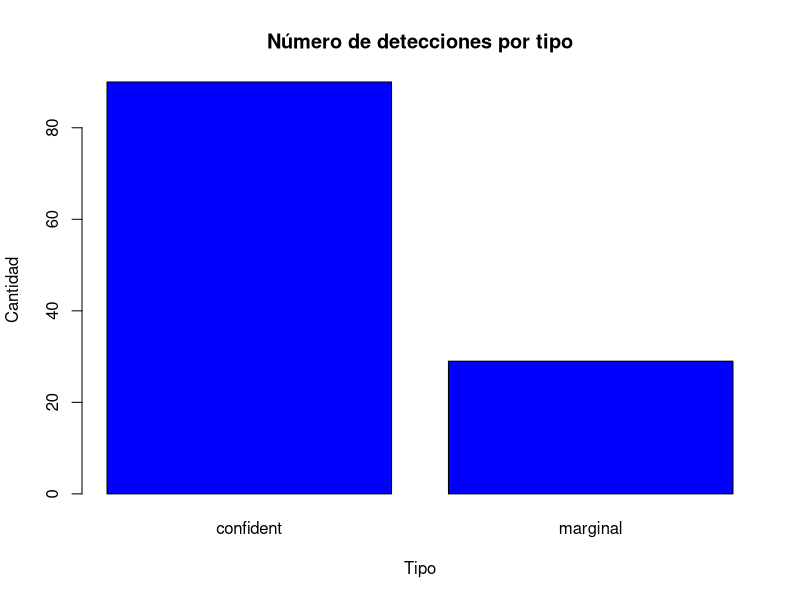
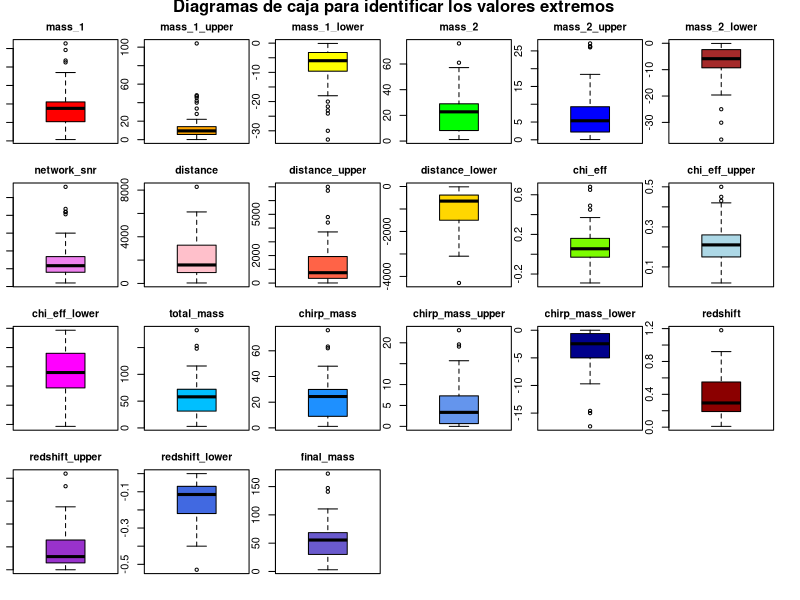

R code for these plots, in order:
## ---- chunk 1
knitr::opts_chunk$set(echo = TRUE)
## ---- chunk 2
# https://cran.r-project.org/web/packages/ggplot2/index.html
if (!require('ggplot2')) install.packages('ggplot2'); library('ggplot2')
# https://cran.r-project.org/web/packages/dplyr/index.html
if (!require('dplyr')) install.packages('dplyr'); library('dplyr')
## ---- chunk 3
dataset <- read.csv('../dataset/detecciones_ondas_gravitacionales.csv',                             stringsAsFactors = FALSE)
filas=dim(dataset)[1]
## ---- chunk 4
str(dataset)
## ---- chunk 5
 dataset$false_alarm_rate <- as.numeric(dataset$false_alarm_rate)
 dataset$p_astro <- as.numeric(dataset$p_astro)
 dataset$final_mass <- as.numeric(dataset$final_mass)

## ---- chunk 6
dataset$fecha <- as.POSIXct(dataset$gps, origin="1980-01-06", tz="UTC")
## ---- chunk 7
library(stringr)
dataset$tipo <- ifelse(str_detect(dataset$release, "confident"), "confident", "marginal")
## ---- chunk 8
plot(factor(dataset$tipo),main="Número de detecciones por tipo",xlab="Tipo"
     , ylab="Cantidad",col = "blue")
## ---- chunk 9
# Eliminamos las filas de las ondas gravitacionales no confirmadas
dt_confident <- dataset[dataset$tipo!='marginal',]
## ---- chunk 10
summary(dt_confident)
## ---- chunk 11
# Lo hacemos así porque hemos tenido problemas con la librería missForest
colSums(is.na(dt_confident))
## ---- chunk 12
# Tomamos los registros con valores NA
vacios <- which(is.na(dt_confident$final_mass)) 

# Generamos nuestro modelo de regresión lineal
modelo_fm <- lm(final_mass ~ mass_1+mass_2+chirp_mass, data=dt_confident)

# Evaluamos el modelo
summary(modelo_fm)

## ---- chunk 13
# Rellenamos los datos
dt_confident$final_mass[vacios] <- predict(modelo_fm, 
                                           newdata=dt_confident[vacios,c(34,5,8,23)] )

# Redondeamos a dos decimales
dt_confident$final_mass[vacios] <- round(dt_confident$final_mass[vacios],2)
## ---- chunk 14
# Tomamos los registros con valores NA
vacios <- which(is.na(dt_confident$total_mass)) 

# Generamos nuestro modelo de regresión lineal
modelo_tm <- lm(total_mass ~ chirp_mass+chi_eff+final_mass, data=dt_confident)

# Evaluamos el modelo
summary(modelo_tm)
## ---- chunk 15
# Rellenamos los datos
dt_confident$total_mass[vacios] <- predict(modelo_tm, 
                                           newdata=dt_confident[vacios,c(20,23,17,34)] )

# Redondeamos a dos decimales
dt_confident$total_mass[vacios] <- round(dt_confident$total_mass[vacios],2)
## ---- chunk 16
# Eliminar columnas del dataframe
columnas_borrar <- c("version","release","gps","detector_frame_chirp_mass",
                     "detector_frame_chirp_mass_upper",
                     "detector_frame_chirp_mass_lower", "tipo",
                     "network_snr_upper","network_snr_lower",
                     "final_mass_upper","final_mass_lower","total_mass_upper",
                     "total_mass_lower","false_alarm_rate","p_astro")

ondas_g <- dt_confident[ , !(names(dt_confident) %in% columnas_borrar)]

head(ondas_g,5)
## ---- chunk 17
ondas_g_num <- ondas_g %>% select(-name, -fecha)

# Creamos un panel de 4x6 (para tener suficiente espacio)
par(mfrow = c(4,6), mar = c(1,1,2,1), oma = c(1,0,1,1), cex.main=0.95)

# Creamos una lista de colores para cada boxplot
colors <- c("red", "orange", "yellow", "green", "blue", "brown", 
            "violet", "pink", "tomato", "gold", "lawngreen", "lightblue", 
            "magenta", "deepskyblue", "dodgerblue", "cornflowerblue", 
            "darkblue", "darkred", "darkorchid", "royalblue", "slateblue")

# Iteramos y creamos un boxplot por cada grupo de variables
valores <- list()
for (i in 1:21) {
  valores <- append(valores,
    boxplot(ondas_g_num[i], main = colnames(ondas_g_num[i]), 
            xlab = "A", col = colors[i])
    )
}

# Ponemos un título a la figura entera
mtext("Diagramas de caja para identificar los valores extremos", 
      side = 3, line = -0.1, outer = TRUE, font = 2)

# Obtenemos los valores "outliers" para cada variable, las que tengan
for (i in 1:21) {
  if (!is.null(valores[i]$out)) {
    print(sprintf("Valores extremos para '%s':", colnames(ondas_g_num[i])))
    print(valores[i]$out)
  }
}
## ---- chunk 18
shapiro.test(ondas_g$mass_1)
## ---- chunk 19
shapiro.test(ondas_g$mass_2)
## ---- chunk 20
shapiro.test(ondas_g$chirp_mass)
## ---- chunk 21
shapiro.test(ondas_g$final_mass)
## ---- chunk 22
fligner.test(mass_1 ~ final_mass, data = ondas_g)
## ---- chunk 23
fligner.test(mass_2 ~ final_mass, data = ondas_g)
## ---- chunk 24
fligner.test(chirp_mass ~ final_mass, data = ondas_g)
